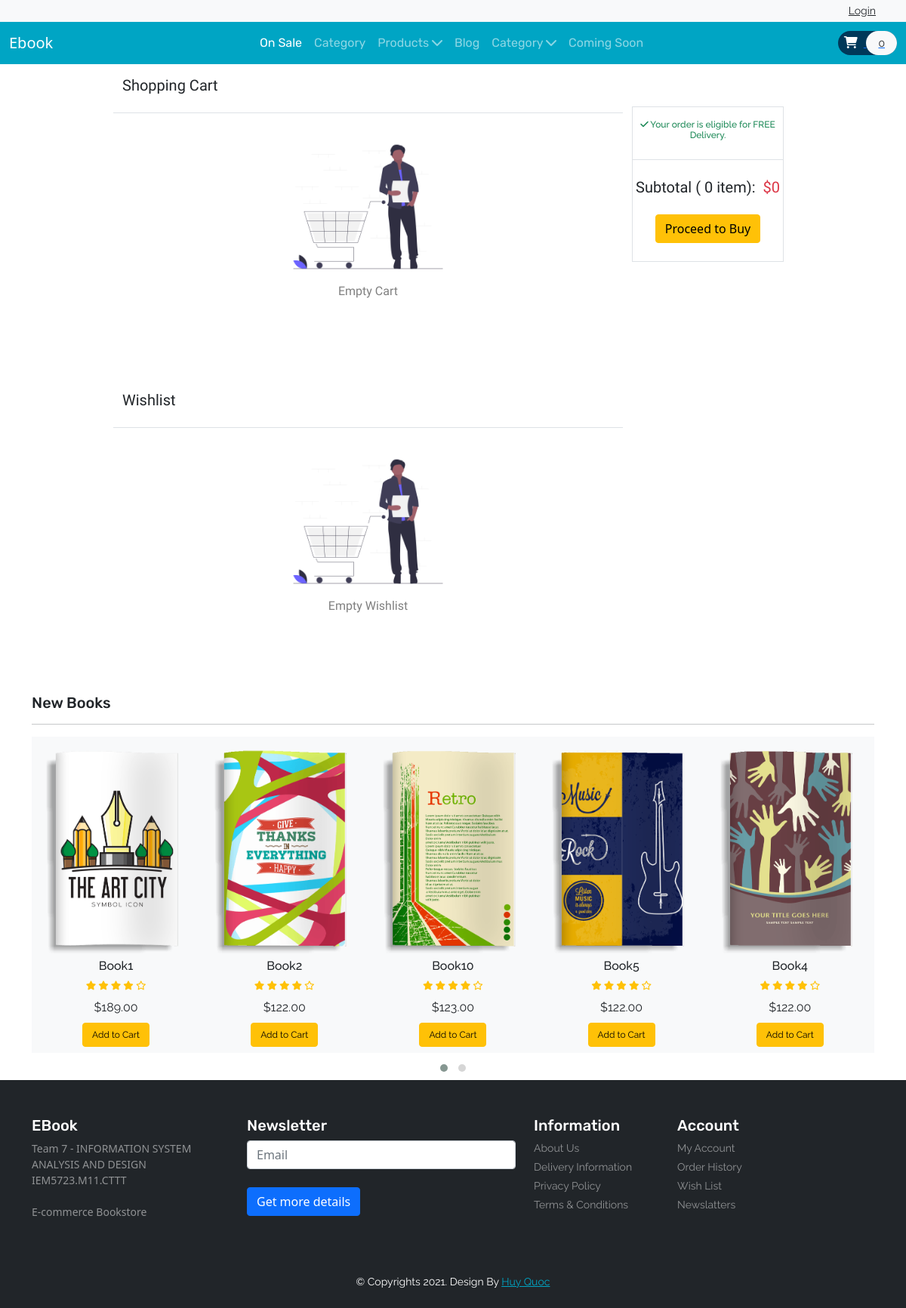
The app's page /cart.php with its own data.
### tables this page shows
CREATE TABLE IF NOT EXISTS `product` (
  `item_id` int(10) UNSIGNED NOT NULL AUTO_INCREMENT,
  `item_brand` varchar(200) NOT NULL,
  `item_name` varchar(255) NOT NULL,
  `item_description` text NOT NULL,
  `item_price` double(10,2) NOT NULL,
  `item_image` varchar(255) NOT NULL,
  `item_register` datetime DEFAULT NULL,
  PRIMARY KEY (`item_id`)
);

### cart.php (called while the page is built, shortened)
<?php
include ('header.php');
?>
<?php
count($product->getData('cart')) ? include ('Template/cart.php') :  include ('Template/notFound/cart_notFound.php');
count($product->getData('wishlist')) ? include ('Template/wishlist.php') :  include ('Template/notFound/wishlist_notFound.php');
include ('Template/new_books.php');
?>
<?php
include ('footer.php');
?>

### database/DBController.php (called while the page is built, shortened)
<?php
class DBController
{
    protected $host = 'localhost';
    protected $user = 'root';
    protected $password = '';
    protected $database = "ebook";
    public function __construct()
    {
        $this->con = mysqli_connect($this->host, $this->user, $this->password, $this->database);
    }
}

### func.php (called while the page is built)
<?php
require('database/DBController.php');
require('database/Product.php');
require('database/Cart.php');
$db = new DBController();
$product= new Product($db);
$product_shuffle = $product->getData();
$Cart= new Cart($db);

### database/Product.php (called while the page is built, shortened)
<?php
class Product
{
    public $db = null;
    public function __construct(DBController $db)
    {
    $this->db = $db;
    }
    public function getData($table='product'){
        $result = $this->db->con->query("SELECT * FROM {$table}");
        $resultArray= array();
        while ($item = mysqli_fetch_array($result, MYSQLI_ASSOC)){
            $resultArray[] = $item;
        }
        return $resultArray;
    }
}

### Template/new_books.php (the view, shortened to what this page needs)
      <?php
      shuffle($product_shuffle);
      ?>
<section id="new-books">
	<div class="container">
		<h4 class="font-rubik font-size-20">New Books</h4>
		<hr>
		<div class="owl-carousel owl-theme">
                  <?php foreach ($product_shuffle as $item) {?>
			<div class="item py-2 bg-light">
				<div class="product font-rale">
                          <a href="<?php printf('%s?item_id=%s', 'product.php',  $item['item_id']); ?>"><img src="<?php echo $item['item_image'] ?? "./assets/book-1.png";?>" alt="product1" class='img-fluid'></a>
					<div class="text-center">
						<h6><?php echo  $item['item_name'] ?? "Unknown";  ?></h6>
						<div class="rating text-warning font-size-12">
							<span class="fas fa-star "></i></span>
							<span class="fas fa-star "></i></span>
							<span class="fas fa-star "></i></span>
							<span class="fas fa-star "></i></span>
							<span class="far fa-star "></i></span>
						</div>
						<div class="price py-2">
							<span>$<?php echo $item['item_price'] ?? '0' ; ?></span>
						</div>
                              <form method="post">
                                  <?php
                                  if (in_array($item['item_id'], $Cart->getCartId($product->getData('cart')) ?? [])){
                                      echo '<button type="submit" disabled class="btn btn-success font-size-12">In the Cart</button>';
                                  }else{
                                      echo '<button type="submit" name="new_book_submit" class="btn btn-warning font-size-12">Add to Cart</button>';
                                  }
                                  ?>
                              </form>
                          </div>
				</div>
			</div>
                  <?php } ?>
	</div>
</section>

### style.css (style rules this page uses)
button, button:focus { outline: none !important; box-shadow: none !important; }
.font-rale { font-family: "Raleway", cursive; }
.font-rubik { font-family: "Rubik", cursive; }
.font-size-12 { font-size: 12px; }
.font-size-20 { font-size: 20px; }
:root { --font-ubuntu: 'Ubuntu', monospace; --color-border: #e5e5e5; }

### records on screen
product: item_image (picture), item_name "Book1", item_price "189.00"
product: item_image (picture), item_name "Book2", item_price "122.00"
product: item_image (picture), item_name "Book10", item_price "123.00"
product: item_image (picture), item_name "Book5", item_price "122.00"
product: item_image (picture), item_name "Book4", item_price "122.00"

### other values on screen
count($product->getData('cart')) "0"
